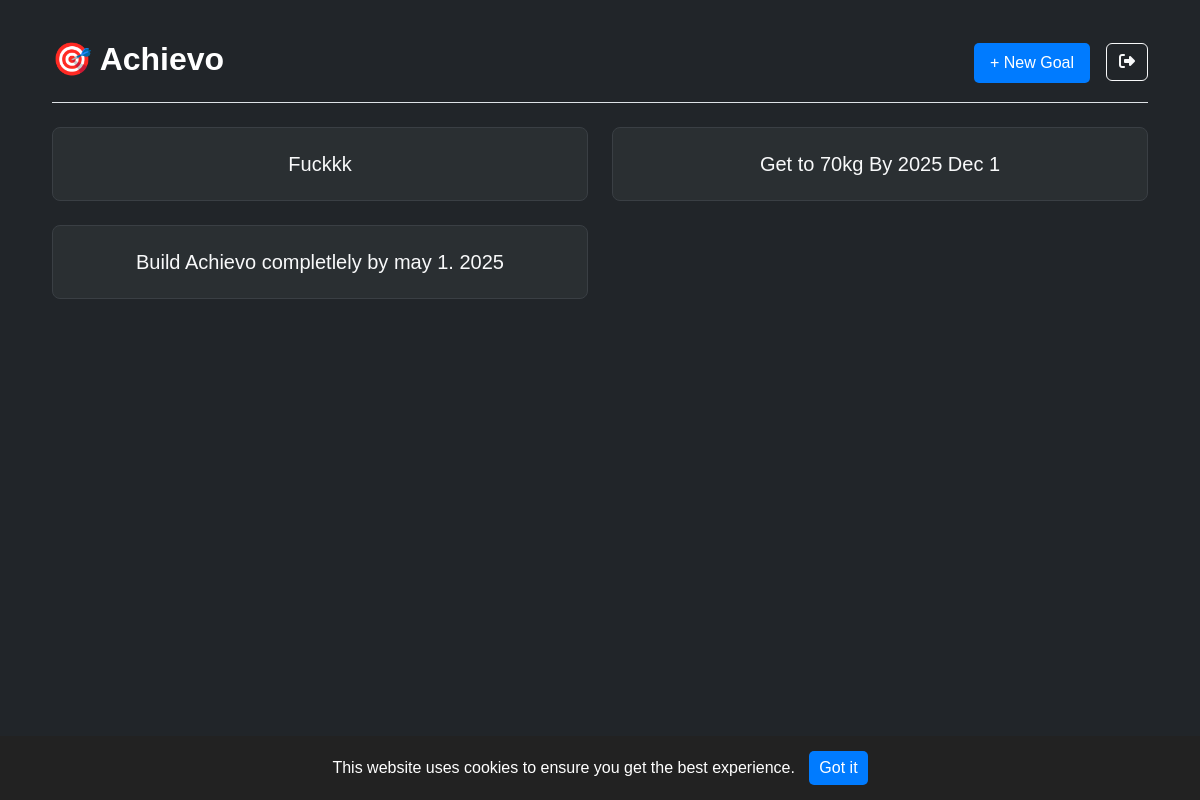
Before: /home/ (signed in) with the older database file.
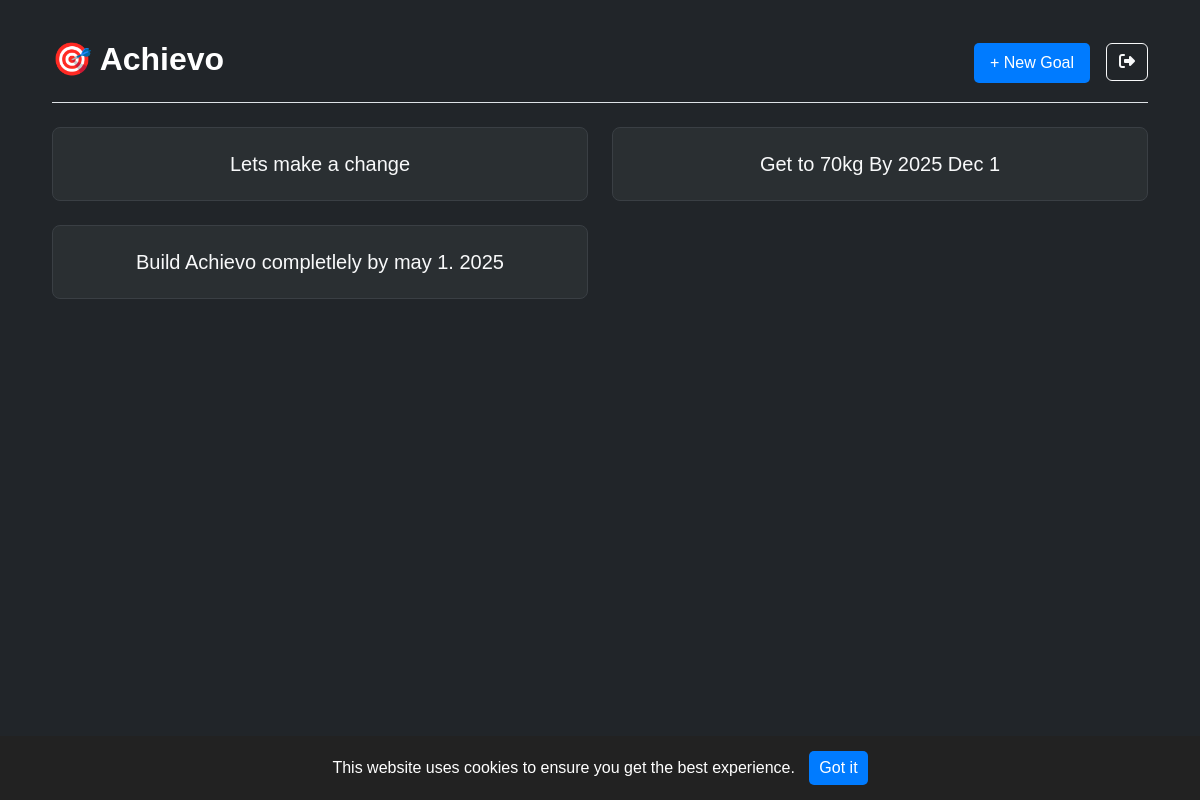
After: the same page with the newer database file.
### core/models.py (models this page shows, shortened)
class Goal(models.Model):
    user = models.ForeignKey(User, on_delete=models.CASCADE)
    title = models.CharField(max_length=200)
    description = models.TextField(blank=True)
    created_at = models.DateTimeField(auto_now_add=True)

### core/views.py (the view)
# urls.py: path('home/', views.home, name='home'),
@login_required
def home(request):
    goals = Goal.objects.filter(user=request.user).order_by('-created_at')
    return render(request, 'home.html', {'goals': goals})

### core/templates/home.html (shortened to what this page needs)
{% extends 'base.html' %}
{% block content %}
<div class="container">
  <div class="d-flex justify-content-between align-items-center border-bottom pb-3 mb-4">
    <h2 class="fw-bold">🎯 Achievo</h2>
    <div class="d-flex gap-3">
      <a href="{% url 'create_goal' %}" class="btn btn-success">+ New Goal</a>
      <form method="POST" action="{% url 'logout' %}">
        <button type="submit" class="btn btn-outline-light">
          <i class="fa-solid fa-right-from-bracket"></i>
        </button>
      </form>
    </div>
  </div>
  {% if goals %}
    <div class="row g-4">
      {% for goal in goals %}
        <div class="col-md-6">
          <a href="{% url 'goal_detail' goal.id %}" class="text-decoration-none">
            <div class="goal-card p-4 text-light text-center h-100 d-flex align-items-center justify-content-center rounded-3">
                <h5 class="mb-0">{{ goal.title }}</h5>
              </div>
          </a>
        </div>
      {% endfor %}
    </div>
  {% else %}
    <p class="text-muted">No goals yet.</p>
    <a href="{% url 'create_goal' %}" class="btn btn-primary mt-2">Create Your First Goal</a>
  {% endif %}
</div>
{% endblock %}

Changed rows visible on the page:
changed Goal: title "Fuckkk" → "Lets make a change"
